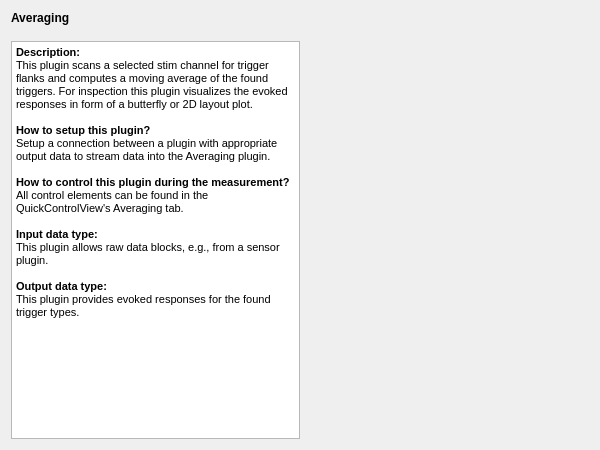
<?xml version="1.0" encoding="UTF-8"?>
<ui version="4.0">
 <class>AveragingSetupWidgetClass</class>
 <widget class="QWidget" name="AveragingSetupWidgetClass">
  <property name="geometry">
   <rect>
    <x>0</x>
    <y>0</y>
    <width>600</width>
    <height>450</height>
   </rect>
  </property>
  <property name="windowTitle">
   <string>DummySetupWidget</string>
  </property>
  <layout class="QVBoxLayout" name="verticalLayout">
   <item>
    <widget class="QLabel" name="label">
     <property name="font">
      <font>
       <weight>75</weight>
       <bold>true</bold>
      </font>
     </property>
     <property name="text">
      <string>Averaging</string>
     </property>
    </widget>
   </item>
   <item>
    <spacer name="verticalSpacer">
     <property name="orientation">
      <enum>Qt::Vertical</enum>
     </property>
     <property name="sizeType">
      <enum>QSizePolicy::Fixed</enum>
     </property>
     <property name="sizeHint" stdset="0">
      <size>
       <width>20</width>
       <height>10</height>
      </size>
     </property>
    </spacer>
   </item>
   <item>
    <layout class="QGridLayout" name="m_qGridLayout_main">
     <item row="0" column="0">
      <widget class="QTextBrowser" name="textBrowser">
       <property name="maximumSize">
        <size>
         <width>16777215</width>
         <height>16777215</height>
        </size>
       </property>
       <property name="html">
        <string>&lt;!DOCTYPE HTML PUBLIC &quot;-//W3C//DTD HTML 4.0//EN&quot; &quot;http://www.w3.org/TR/REC-html40/strict.dtd&quot;&gt;
&lt;html&gt;&lt;head&gt;&lt;meta name=&quot;qrichtext&quot; content=&quot;1&quot; /&gt;&lt;style type=&quot;text/css&quot;&gt;
p, li { white-space: pre-wrap; }
&lt;/style&gt;&lt;/head&gt;&lt;body style=&quot; font-family:'MS Shell Dlg 2'; font-size:8.25pt; font-weight:400; font-style:normal;&quot;&gt;
&lt;p style=&quot; margin-top:0px; margin-bottom:0px; margin-left:0px; margin-right:0px; -qt-block-indent:0; text-indent:0px;&quot;&gt;&lt;span style=&quot; font-weight:600;&quot;&gt;Description:&lt;/span&gt;&lt;/p&gt;
&lt;p style=&quot; margin-top:0px; margin-bottom:0px; margin-left:0px; margin-right:0px; -qt-block-indent:0; text-indent:0px;&quot;&gt;This plugin scans a selected stim channel for trigger flanks and computes a moving average of the found triggers. For inspection this plugin visualizes the evoked responses in form of a butterfly or 2D layout plot.&lt;/p&gt;
&lt;p style=&quot;-qt-paragraph-type:empty; margin-top:0px; margin-bottom:0px; margin-left:0px; margin-right:0px; -qt-block-indent:0; text-indent:0px;&quot;&gt;&lt;br /&gt;&lt;/p&gt;
&lt;p style=&quot; margin-top:0px; margin-bottom:0px; margin-left:0px; margin-right:0px; -qt-block-indent:0; text-indent:0px;&quot;&gt;&lt;span style=&quot; font-weight:600;&quot;&gt;How to setup this plugin?&lt;/span&gt;&lt;/p&gt;
&lt;p style=&quot; margin-top:0px; margin-bottom:0px; margin-left:0px; margin-right:0px; -qt-block-indent:0; text-indent:0px;&quot;&gt;Setup a connection between a plugin with appropriate output data to stream data into the Averaging plugin.&lt;/p&gt;
&lt;p style=&quot;-qt-paragraph-type:empty; margin-top:0px; margin-bottom:0px; margin-left:0px; margin-right:0px; -qt-block-indent:0; text-indent:0px;&quot;&gt;&lt;br /&gt;&lt;/p&gt;
&lt;p style=&quot; margin-top:0px; margin-bottom:0px; margin-left:0px; margin-right:0px; -qt-block-indent:0; text-indent:0px;&quot;&gt;&lt;span style=&quot; font-weight:600;&quot;&gt;How to control this plugin during the measurement?&lt;/span&gt;&lt;/p&gt;
&lt;p style=&quot; margin-top:0px; margin-bottom:0px; margin-left:0px; margin-right:0px; -qt-block-indent:0; text-indent:0px;&quot;&gt;All control elements can be found in the QuickControlView's Averaging tab.&lt;/p&gt;
&lt;p style=&quot;-qt-paragraph-type:empty; margin-top:0px; margin-bottom:0px; margin-left:0px; margin-right:0px; -qt-block-indent:0; text-indent:0px;&quot;&gt;&lt;br /&gt;&lt;/p&gt;
&lt;p style=&quot; margin-top:0px; margin-bottom:0px; margin-left:0px; margin-right:0px; -qt-block-indent:0; text-indent:0px;&quot;&gt;&lt;span style=&quot; font-weight:600;&quot;&gt;Input data type:&lt;/span&gt;&lt;/p&gt;
&lt;p style=&quot; margin-top:0px; margin-bottom:0px; margin-left:0px; margin-right:0px; -qt-block-indent:0; text-indent:0px;&quot;&gt;This plugin allows raw data blocks, e.g., from a sensor plugin.&lt;/p&gt;
&lt;p style=&quot;-qt-paragraph-type:empty; margin-top:0px; margin-bottom:0px; margin-left:0px; margin-right:0px; -qt-block-indent:0; text-indent:0px;&quot;&gt;&lt;br /&gt;&lt;/p&gt;
&lt;p style=&quot; margin-top:0px; margin-bottom:0px; margin-left:0px; margin-right:0px; -qt-block-indent:0; text-indent:0px;&quot;&gt;&lt;span style=&quot; font-weight:600;&quot;&gt;Output data type:&lt;/span&gt;&lt;/p&gt;
&lt;p style=&quot; margin-top:0px; margin-bottom:0px; margin-left:0px; margin-right:0px; -qt-block-indent:0; text-indent:0px;&quot;&gt;This plugin provides evoked responses for the found trigger types.&lt;/p&gt;
&lt;p style=&quot;-qt-paragraph-type:empty; margin-top:0px; margin-bottom:0px; margin-left:0px; margin-right:0px; -qt-block-indent:0; text-indent:0px;&quot;&gt;&lt;br /&gt;&lt;/p&gt;&lt;/body&gt;&lt;/html&gt;</string>
       </property>
      </widget>
     </item>
     <item row="0" column="1">
      <spacer name="horizontalSpacer">
       <property name="orientation">
        <enum>Qt::Horizontal</enum>
       </property>
       <property name="sizeHint" stdset="0">
        <size>
         <width>40</width>
         <height>20</height>
        </size>
       </property>
      </spacer>
     </item>
    </layout>
   </item>
  </layout>
 </widget>
 <layoutdefault spacing="6" margin="11"/>
 <resources/>
 <connections/>
</ui>
